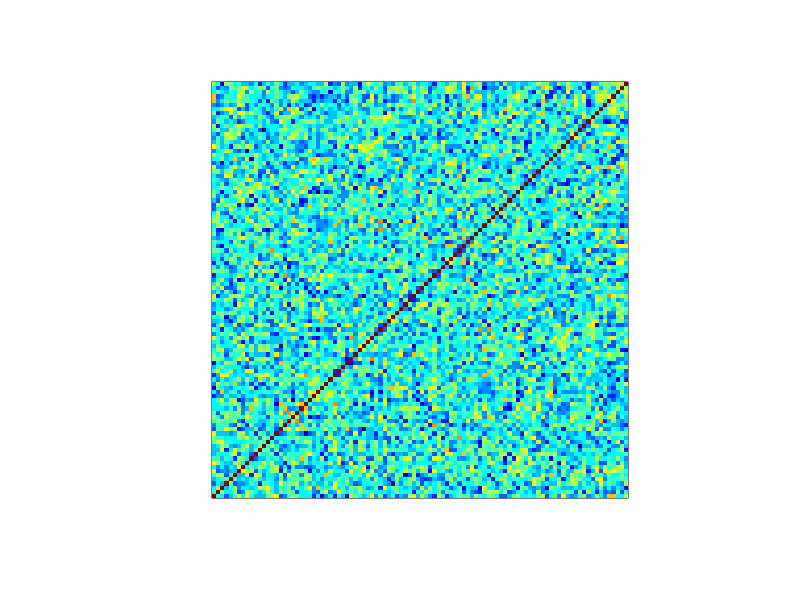
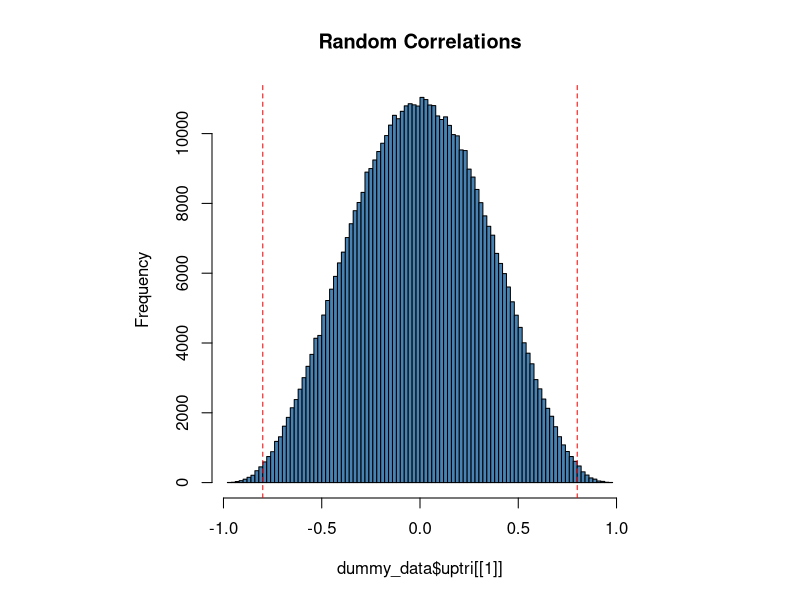
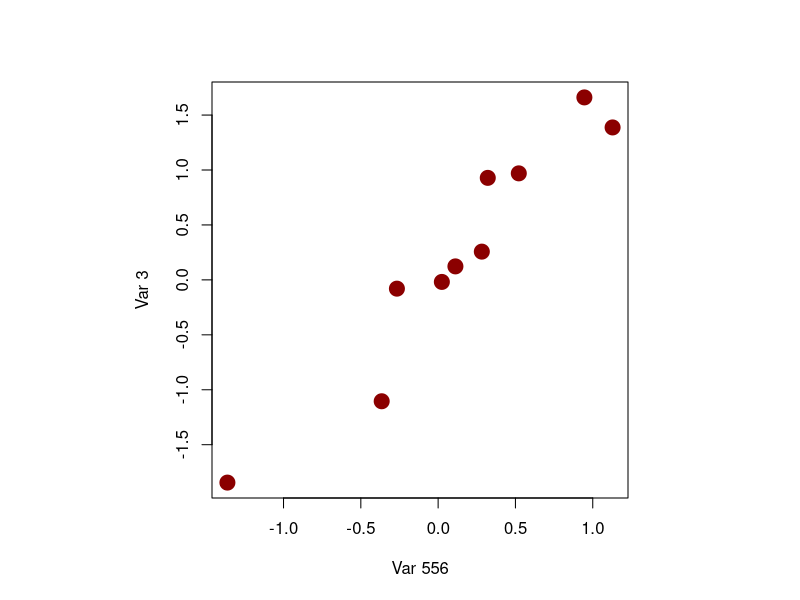
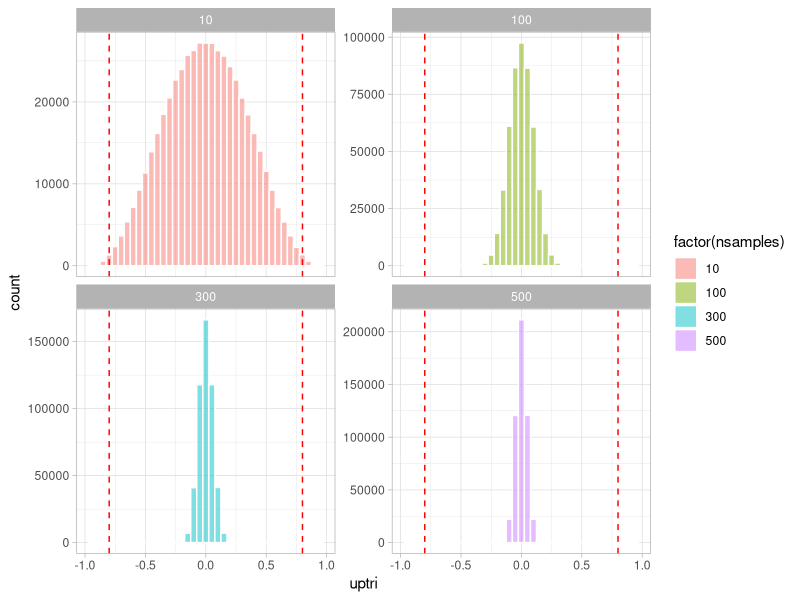

These charts were generated, in order, by the following R code:
## ---- chunk 1
knitr::opts_chunk$set(echo = TRUE, warning = FALSE, message = FALSE)
## ---- chunk 2
library(tidyverse)
## ---- chunk 3
## Random expression data matrix
dummy_data <- tibble(nsamples = seq(10,500,10)) %>% 
  mutate(DM = map(nsamples,function(x) matrix(rnorm(1000*x), ncol = 1000)))

head(dummy_data)
## ---- chunk 4
## I'm using purrr

dummy_data <- dummy_data %>% 
  mutate(varCorr = map(DM,function(f) cor(f)))
## ---- chunk 5
dim(dummy_data$varCorr[[3]])

jet.colors <- colorRampPalette(c("#00007F", "blue", "#007FFF", "cyan", "#7FFF7F", "yellow", "#FF7F00", "red", "#7F0000"))

par(pty="s")
image(t(dummy_data$varCorr[[3]][1:100,1:100]), xaxt = "n", yaxt = "n", col = jet.colors(20))
## ---- chunk 6
dummy_data <- dummy_data %>% 
  mutate(uptri = map(varCorr,~.x[upper.tri(.x)]))
## ---- chunk 7
hist(dummy_data$uptri[[1]], 
     col = "steelblue", 
     breaks = 100,
     main = "Random Correlations")
abline(v = c(-0.8,0.8), col = "red", lty = 2)
## ---- chunk 8
range(dummy_data$uptri[[1]])
## ---- chunk 9
highcorrid <- which(dummy_data$varCorr[[1]] > 0.95 & dummy_data$varCorr[[1]] != 1, arr.ind = TRUE)
highcorrid
## ---- chunk 10
par(pty="s")
plot(dummy_data$DM[[1]][,highcorrid[1,1]],dummy_data$DM[[1]][,highcorrid[1,2]], 
     xlab = paste0("Var ",highcorrid[1,1]), 
     ylab = paste0("Var ",highcorrid[1,2]),
     col = "darkred", pch = 19, cex = 2)
## ---- chunk 11
dummy_data %>% 
  filter(nsamples %in% c(10,100,300, 500)) %>% 
  dplyr::select(nsamples, uptri) %>%                  ## this is needed because a function called `select` is abiguous
  unnest(uptri) %>% 
  ggplot() + 
  geom_histogram(aes(x = uptri, fill = factor(nsamples)), alpha = 0.5, col = "white", binwidth = 0.05) + 
  geom_vline(xintercept = c(-0.8,0.8), col  ="red", lty = 2) + 
  facet_wrap(vars(nsamples), scales = "free_y") + 
  theme_light()
## ---- chunk 12
ex2 <- tibble(nvar = c(5,10,100,1000,10000))
ex2
## ---- chunk 13
ex2 <- ex2 %>% 
  mutate(A = map(nvar,function(x) matrix(rnorm(x*10), nrow = 10)))

ex2
## ---- chunk 14
ex2 <- ex2 %>% 
  mutate(B = map(nvar,function(x) matrix(rnorm(x*10), nrow = 10)))

ex2
## ---- chunk 15
myt <- function(m,n) {
  ps <- rep(0,ncol(m))
  for (i in 1:length(ps)){
    myt <- t.test(m[,i],n[,i])
    ps[i] <- myt$p.value
  }
  return(ps)
}
## ---- chunk 16

## map2 is the extension of map the case in which the new column is created combining 
## the content of other two columns ...
ex2 <- ex2 %>% 
  mutate(ps = map2(A,B,function(x,y) myt(x,y)))

ex2
